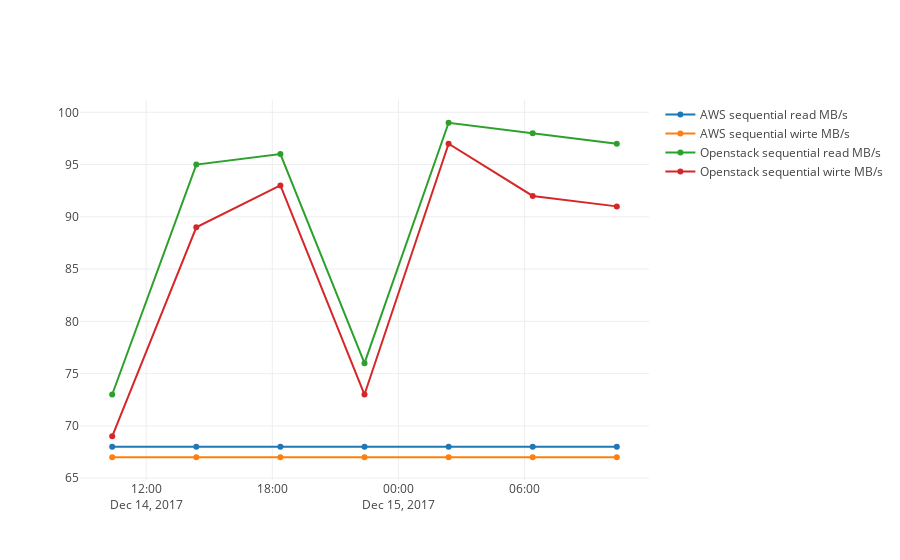

This figure's notebook cell:
### Code cell
iplot(seq)

### Figure 1 — Plotly figure (JSON) as saved in the notebook; plotly's stock layout.template omitted (floating-point values rounded to 4 significant figures)
{"data": [{"name": "AWS sequential read MB/s", "type": "scatter", "x": ["2017-12-14T10:23:00", "2017-12-14T14:23:00", "2017-12-14T18:23:00", "2017-12-14T22:23:00", "2017-12-15T02:23:00", "2017-12-15T06:23:00", "2017-12-15T10:23:00"], "y": [68, 68, 68, 68, 68, 68, 68]}, {"name": "AWS sequential wirte MB/s", "type": "scatter", "x": ["2017-12-14T10:23:00", "2017-12-14T14:23:00", "2017-12-14T18:23:00", "2017-12-14T22:23:00", "2017-12-15T02:23:00", "2017-12-15T06:23:00", "2017-12-15T10:23:00"], "y": [67, 67, 67, 67, 67, 67, 67]}, {"name": "Openstack sequential read MB/s", "type": "scatter", "x": ["2017-12-14T10:23:00", "2017-12-14T14:23:00", "2017-12-14T18:23:00", "2017-12-14T22:23:00", "2017-12-15T02:23:00", "2017-12-15T06:23:00", "2017-12-15T10:23:00"], "y": [73, 95, 96, 76, 99, 98, 97]}, {"name": "Openstack sequential wirte MB/s", "type": "scatter", "x": ["2017-12-14T10:23:00", "2017-12-14T14:23:00", "2017-12-14T18:23:00", "2017-12-14T22:23:00", "2017-12-15T02:23:00", "2017-12-15T06:23:00", "2017-12-15T10:23:00"], "y": [69, 89, 93, 73, 97, 92, 91]}], "layout": {}}
